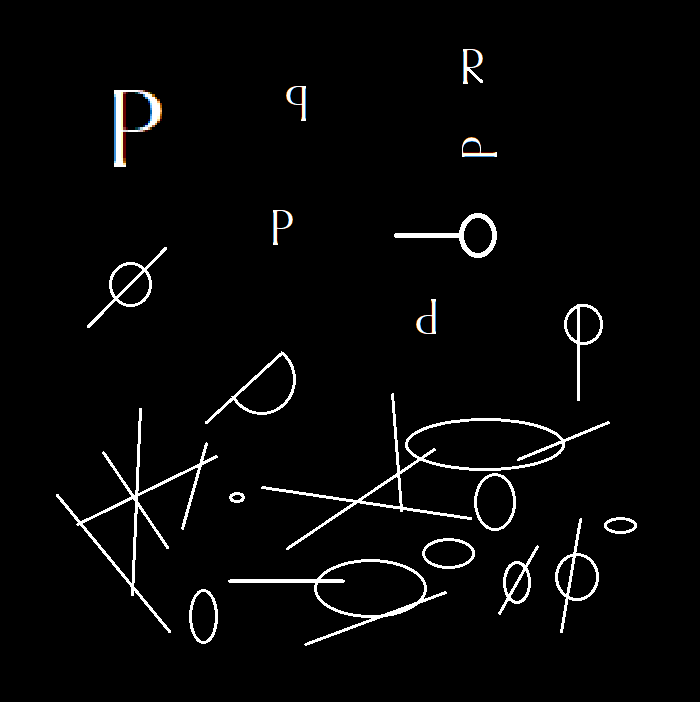
#> input picture DodatniZadatak2/ulaz.png, 700 x 702 px
$ python source.py
#> lines starting #> are read from the running program, lines starting #| are printed output that depends on the picture; after the words box and inside, x2 and y2 are one past the last pixel; in counts of white or black regions, pixels touching at a corner belong together
import cv2
import numpy as np

img = cv2.imread("ulaz.png")
#> img is the input picture: shape (702, 700, 3); mean B, G, R 7.5, 7.5, 7.5
gray = cv2.cvtColor(img, cv2.COLOR_BGR2GRAY)
_, bin_img = cv2.threshold(gray, 200, 255, cv2.THRESH_BINARY)
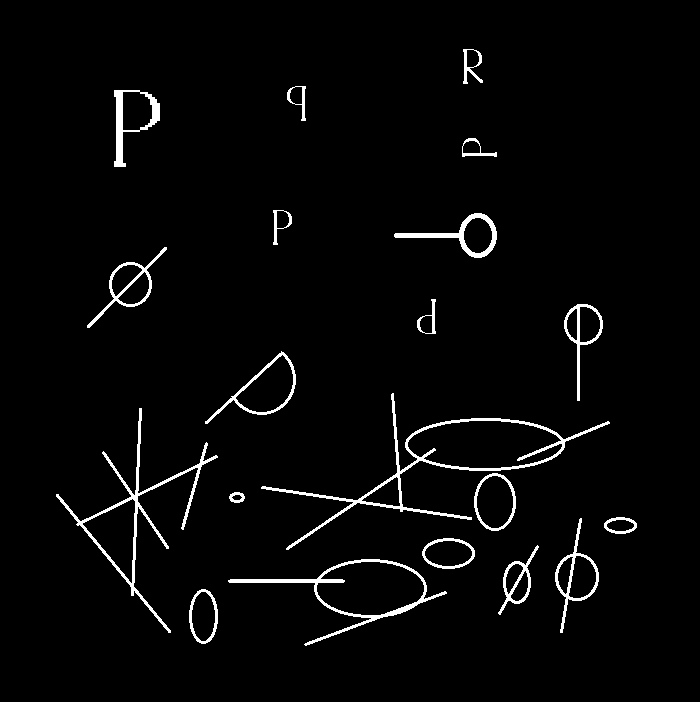
#> bin_img: shape (702, 700); 2.9% white; 20 white regions
contours, _ = cv2.findContours(bin_img, cv2.RETR_EXTERNAL, cv2.CHAIN_APPROX_SIMPLE)
#> contours = 20 contours; largest, box (x1, y1, x2, y2) and area: (261, 393, 610, 550) 8227, (228, 559, 447, 646) 5590, (56, 408, 218, 633) 3788, (205, 351, 296, 424) 2410, (474, 473, 516, 531) 1837
ref_contour = None
max_area = 0

for cnt in contours:
    area = cv2.contourArea(cnt)
    x, y, w, h = cv2.boundingRect(cnt)
    if area > max_area and x < img.shape[1] // 2 and y < img.shape[0] // 2:
        max_area = area
        ref_contour = cnt
#> this loop made 20 passes
#> (area, x, y, w, h, max_area) on passes 14, 18: (1617, 87, 247, 80, 81, 1617), (1793, 114, 90, 46, 77, 1793)
#> (area, x, y, w, h) on passes 1 to 6: (1192, 189, 589, 29, 55), (5589.5, 228, 559, 219, 87), (986, 498, 545, 41, 70), (1228, 422, 538, 53, 31), (1734.5, 555, 518, 44, 115), (406, 604, 517, 33, 17)
#> after the loop, max_area = 1793; ref_contour = contour of 46 points, box (x1, y1, x2, y2) (114, 90, 160, 167), area 1793

output = img.copy()

for cnt in contours:
    area = cv2.contourArea(cnt)
    if area < 200:
        continue
    similarity = cv2.matchShapes(ref_contour, cnt, cv2.CONTOURS_MATCH_I1, 0)

    if similarity < 0.15:
        x, y, w, h = cv2.boundingRect(cnt)
        cv2.rectangle(output, (x, y), (x + w, y + h), (0, 0, 255), 2)
#> this loop made 20 passes
#> (area, similarity, x, y, w, h) on pass 18: (1793, 0, 114, 90, 46, 77)
#> (area, similarity) on passes 1 to 6: (1192, 0.247), (5589.5, 0.385), (986, 0.635), (1228, 0.333), (1734.5, 0.596), (406, 0.241)
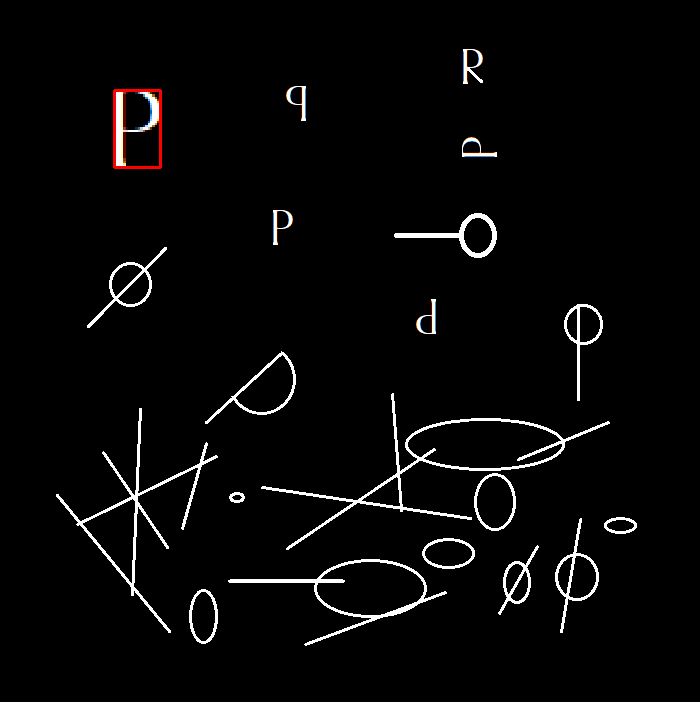
#> output: shape (702, 700, 3); 0.15% of pixels changed, all inside (x1, y1, x2, y2) = (113, 89, 162, 169)

cv2.imwrite("izlaz.png", output)

cv2.imshow("Izlaz", output)
cv2.waitKey(0)
cv2.destroyAllWindows()
